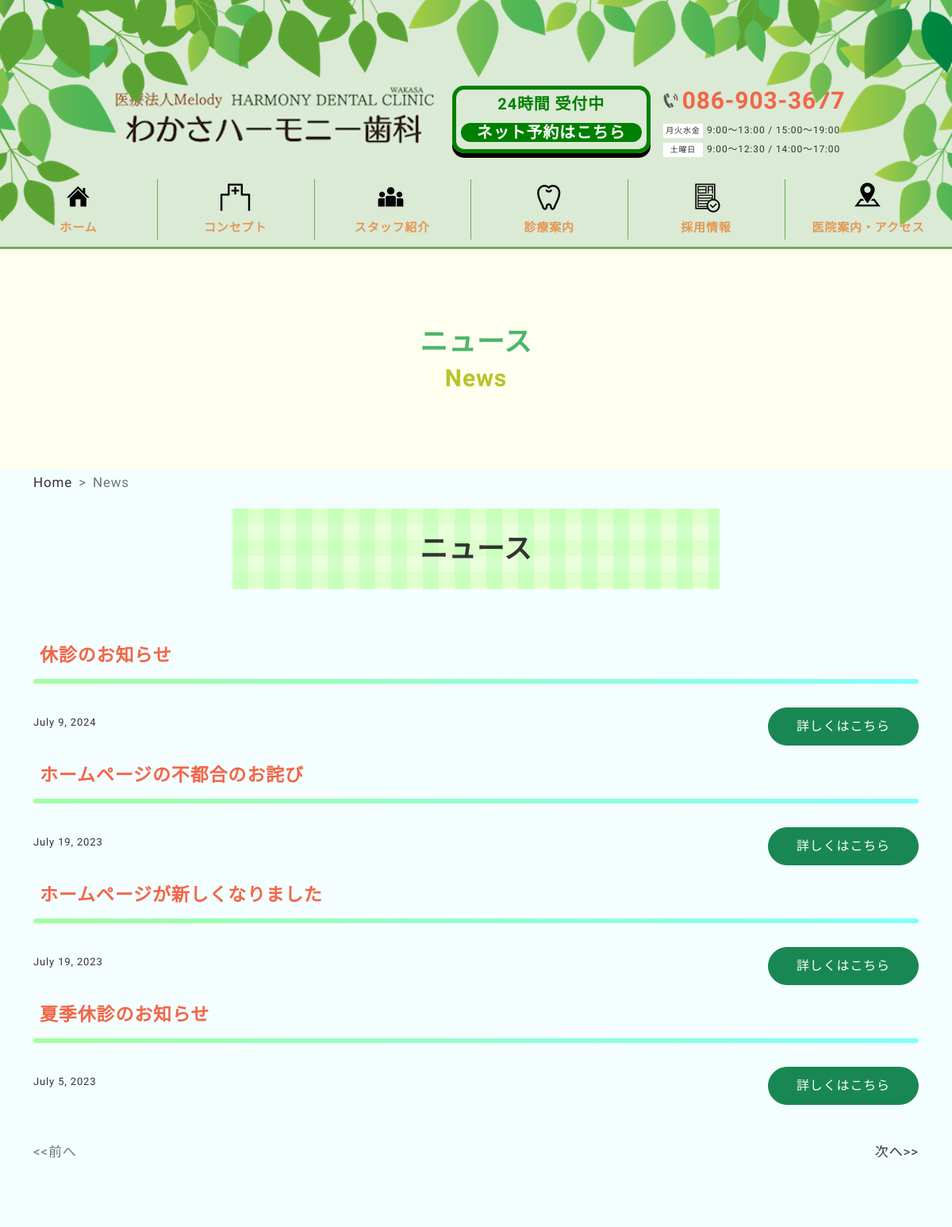
The page /news/ (upper part) on the database as committed earlier.
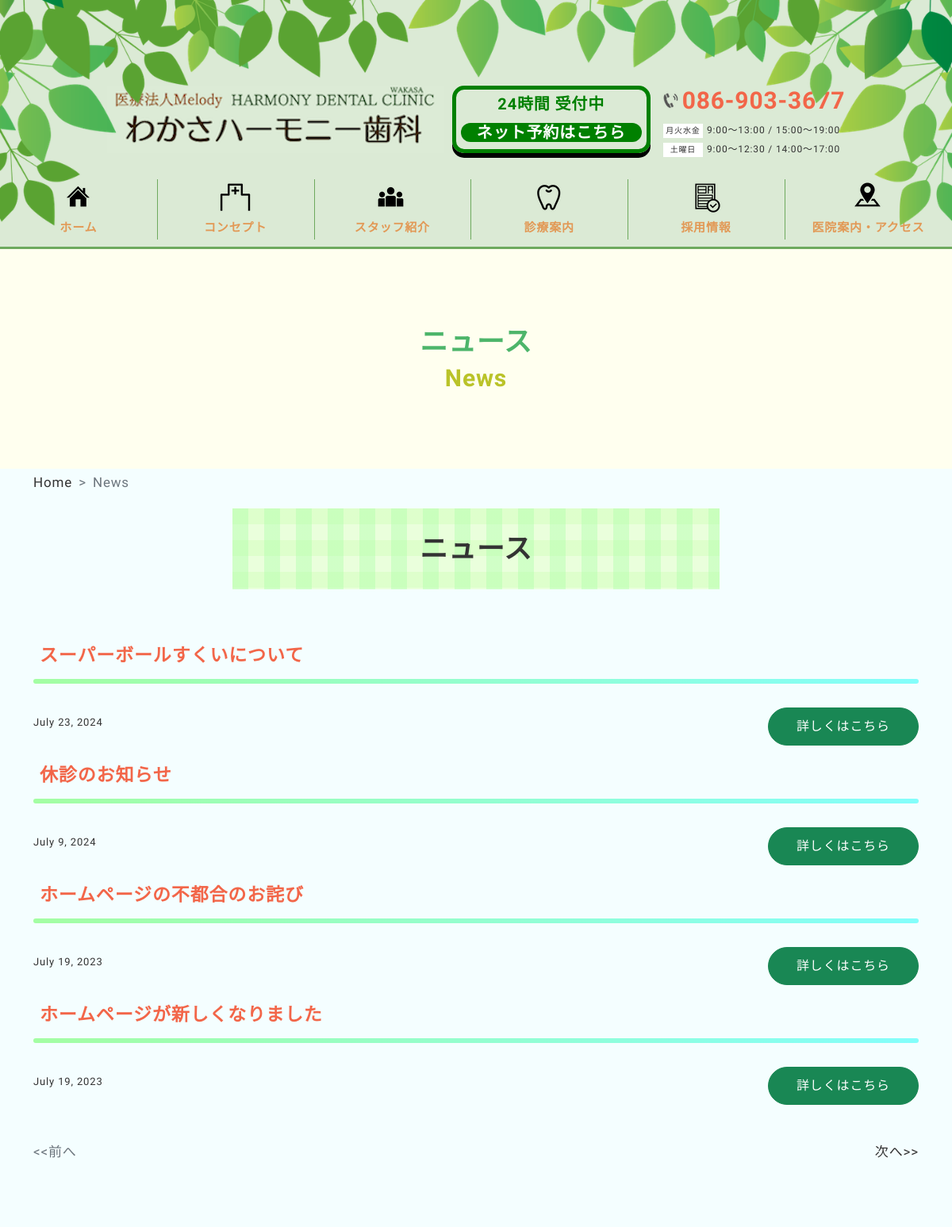
The same page on the database as committed later.
### dent_site/models.py (models this page shows, shortened)
class News(models.Model):
  date = models.DateField()
  title = models.CharField(max_length=50)
  text = models.TextField()

### dent_site/views.py (the view)
# urls.py: path('news/', views.ListNewsView.as_view(), name='news'),
class ListNewsView(ListView):
    template_name = 'dent_site/news.html'
    model = News
    def get_queryset(self):
        return News.objects.order_by('-date')
    paginate_by = ITEM_PER_PAGE

### dent_site/templates/dent_site/news.html
{% extends './base.html' %}
{% load static %}
{% block head %}
<link rel="stylesheet" type="text/css" href="{% static 'dent_site/css/sub.css' %}">
{% endblock head %}
{% block content %}
<div class="pagetitle">
  <h1>
    <span class="jp">ニュース</span>
    <span class="en">News</span>
  </h1>
</div>
<main>
  <nav class="container" style="--bs-breadcrumb-divider: '>';" aria-label="breadcrumb">
    <ol class="breadcrumb">
      <li class="breadcrumb-item"><a href="#">Home</a></li>
      <li class="breadcrumb-item active" aria-current="page">News</li>
    </ol>
  </nav>
  <section class="container">
    <h2 class="ttl">ニュース</h2>
    {% for item in object_list %}
      <div class="contents">
        <div class="py-2">
          <h3>{{ item.title }}</h3>
          <time style="font-size: 13px;">{{ item.date }}</time>
          <a class="d-btn btn btn-success" style="float: right;" href="{% url 'dent_site:news_detail' item.pk %}" role="button">詳しくはこちら</a>
        </div>
      </div>
    {% endfor %}
    {% include 'dent_site/components/pagination.html' %}
  </section>
</main>
{% endblock %}

Rows that differ between the two databases and show on the page:
no longer on this page (row unchanged): News: title "夏季休診のお知らせ", date "July 5, 2023"
added News: title "スーパーボールすくいについて", date "July 23, 2024"
